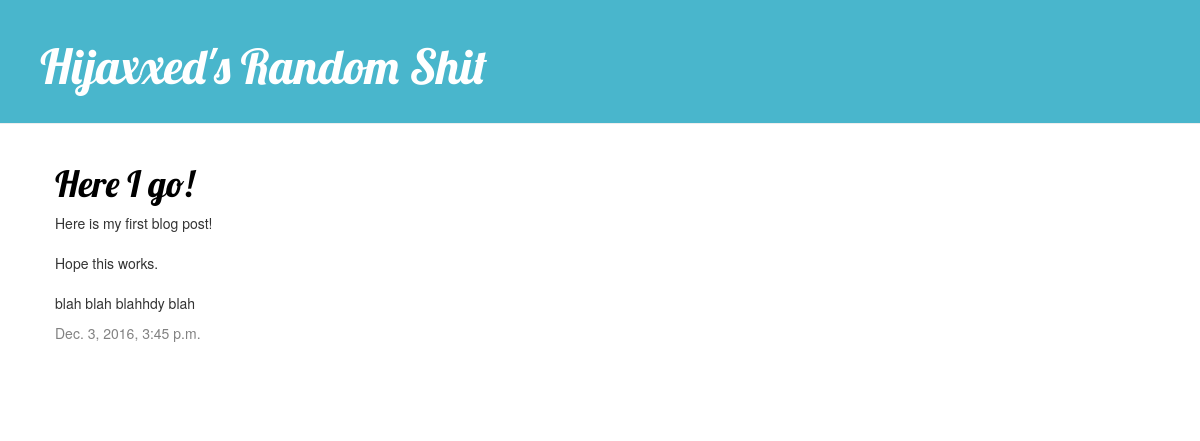
The app's page /, older data.
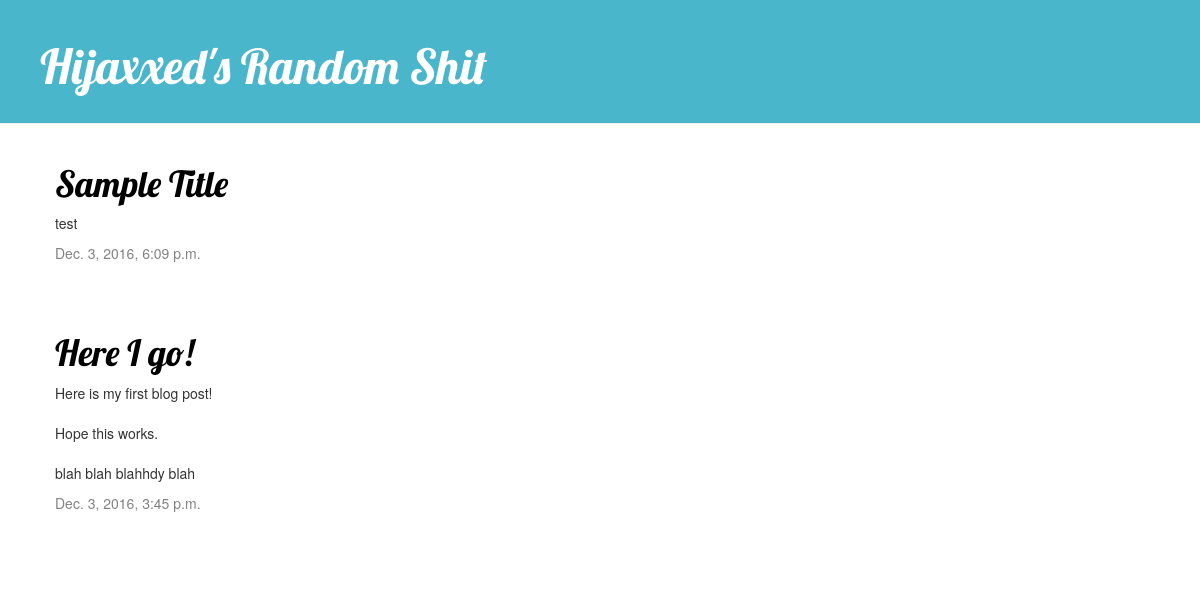
The same page, newer data.
### blog/models.py (models this page shows, shortened)
class Post(models.Model):
    author = models.ForeignKey('auth.User')
    title = models.CharField(max_length=200)
    text = models.TextField()
    created_date = models.DateTimeField(
            default=timezone.now)
    published_date = models.DateTimeField(
            blank=True, null=True)

### blog/views.py (the view)
def post_list(request):
    posts = Post.objects.filter(published_date__lte=timezone.now()).order_by('-published_date')
    return render(request, 'blog/post_list.html', {'posts':posts})

### blog/templates/blog/post_list.html
{% extends 'blog/base.html' %}
{% block content %}
    {% for post in posts %}
        <div class="post">
            <h1><a href="{% url 'post_detail' pk=post.pk %}">{{ post.title }}</a></h1
            <p>{{ post.text|linebreaksbr }}</p>
	    <div class="date">
                {{ post.published_date }}
            </div>
        </div>
    {% endfor %}
{% endblock %}

Row changes from the older to the newer data that the page shows:
added Post: title "Sample Title", text "test", published_date "Dec. 3, 2016, 6:09 p.m."
